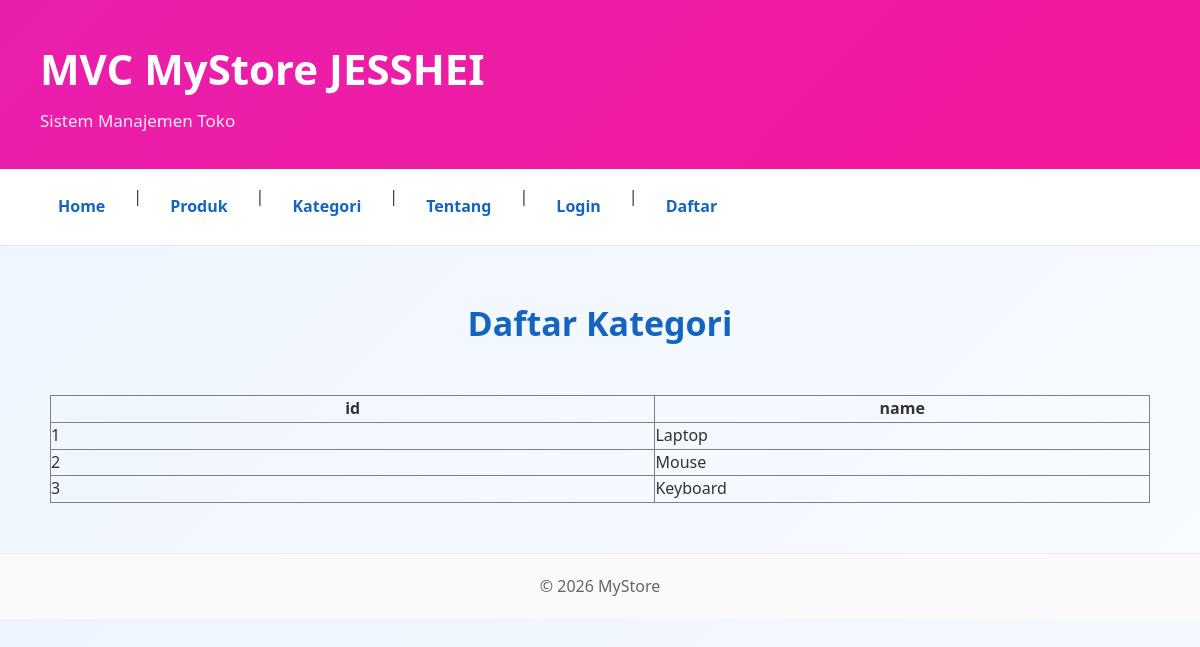
The page /categories on the database its author committed.
### tables this page shows
CREATE TABLE `categories` (
  `id` int(11) NOT NULL,
  `name` varchar(100) NOT NULL
);

### app/controllers/Controller.php (called while the page is built, shortened)
<?php
class Controller
{
    protected function render(string $page, array $data = [], string $title = 'furab Store'): void
    {
        extract($data);
        require __DIR__ . '/../../views/pages/' . $page . '.php';
        $content = ob_get_clean();
        require __DIR__ . '/../../views/layouts/main.php';
    }
}

### app/controllers/CategoryController.php (called while the page is built)
<?php
require_once __DIR__ . '/Controller.php';
class CategoryController extends Controller
{
    public function index()
    {
        require_once __DIR__ . '/../../config/database.php';
        $categories = $pdo->query("SELECT * FROM categories")->fetchAll(PDO::FETCH_ASSOC);
        $this->render('categories/index', ['categories' => $categories], 'Kategori - furab Store');
    }
}

### views/pages/categories/index.php (the view, shortened to what this page needs)
<h2>Daftar Kategori</h2>
<table border="1" cellpadding="6">
    <?php foreach ($categories as $i => $row): ?>
        <?php if ($i === 0): ?>
            <tr>
                <?php foreach (array_keys($row) as $col): ?>
                    <th><?= htmlspecialchars($col) ?></th>
                <?php endforeach; ?>
            </tr>
        <?php endif; ?>
        <tr>
            <?php foreach ($row as $val): ?>
                <td><?= htmlspecialchars((string)$val) ?></td>
            <?php endforeach; ?>
        </tr>
    <?php endforeach; ?>
</table>

### public/index.php (shortened to what this page needs)
<?php
require_once __DIR__ . '/../app/controllers/AuthController.php';
require_once __DIR__ . '/../app/controllers/CategoryController.php';
$uri = parse_url($_SERVER['REQUEST_URI'], PHP_URL_PATH);
$uri = '/' . trim($uri, '/');
$uri = strtolower($uri);
 switch ($uri) {
    case '/categories':
        $controller = new CategoryController();
        $controller->index();
        break;
}

### views/layouts/main.php (shortened to what this page needs)
<!DOCTYPE html>
<html lang="id">
<head>
    <link rel="stylesheet" href="css/style.css">
</head>
<body>
    <?php require __DIR__ . '/../components/header.php'; ?>
    <?php require __DIR__ . '/../components/navbar.php'; ?>
    <main>
        <?= $content ?>
    </main>
    <?php require __DIR__ . '/../components/footer.php'; ?>
</body>
</html>

### views/components/header.php
<header>
    <h1>MVC MyStore JESSHEI</h1>
    <p>Sistem Manajemen Toko</p>
</header>

### views/components/navbar.php
<nav>
    <a href="./">Home</a> |
    <a href="products">Produk</a> |
    <a href="categories">Kategori</a> |
    <a href="about">Tentang</a> |
    <?php if (isset($_SESSION['user_id'])): ?>
        <a href="logout">Logout (<?= htmlspecialchars($_SESSION['username'] ?? '') ?>)</a>
    <?php else: ?>
        <a href="login">Login</a> |
        <a href="register">Daftar</a>
    <?php endif; ?>
</nav>

### views/components/footer.php
<footer>
    <p>&copy; <?= date('Y') ?>  MyStore</p>
</footer>

### public/css/style.css (style rules this page uses)
* { margin:0; padding:0; box-sizing:border-box; }
body { font-family:'Segoe UI', Tahoma, Geneva, Verdana, sans-serif; background:#f4f7fb; color:#333; line-height:1.6; }
header { background:linear-gradient(135deg,#e91fac,#f3189b); color:white; padding:35px 40px; }
header h1 { font-size:42px; margin-bottom:5px; font-weight:700; }
header p { opacity:0.9; font-size:17px; }
nav { background:#fff; padding:15px 40px; border-bottom:1px solid #e5e7eb; display:flex; gap:10px; }
nav a { text-decoration:none; color:#1565c0; font-weight:600; padding:10px 18px; border-radius:8px; transition:.3s; }
main { padding:40px; }
main h2 { color:#1565c0; margin-bottom:25px; font-size:34px; }
footer { background:#fafafa; border-top:1px solid #eee; text-align:center; padding:20px; color:#666; }
body { font-family:'Segoe UI', sans-serif; background:linear-gradient( 135deg, #eef5ff, #f8fbff ); }
main { display:flex; flex-direction:column; align-items:center; padding:50px; }
main h2 { margin-bottom:30px; }
th:nth-child(1), td:nth-child(1) { width: 60px; }
table { width:100%; border-collapse:collapse; margin-top:15px; table-layout:fixed; }
th:nth-child(2), td:nth-child(2) { width:45%; }

### rows shown on the page
categories: col "id", col "name", id "1", name "Laptop"
categories: id "2", name "Mouse"
categories: id "3", name "Keyboard"
